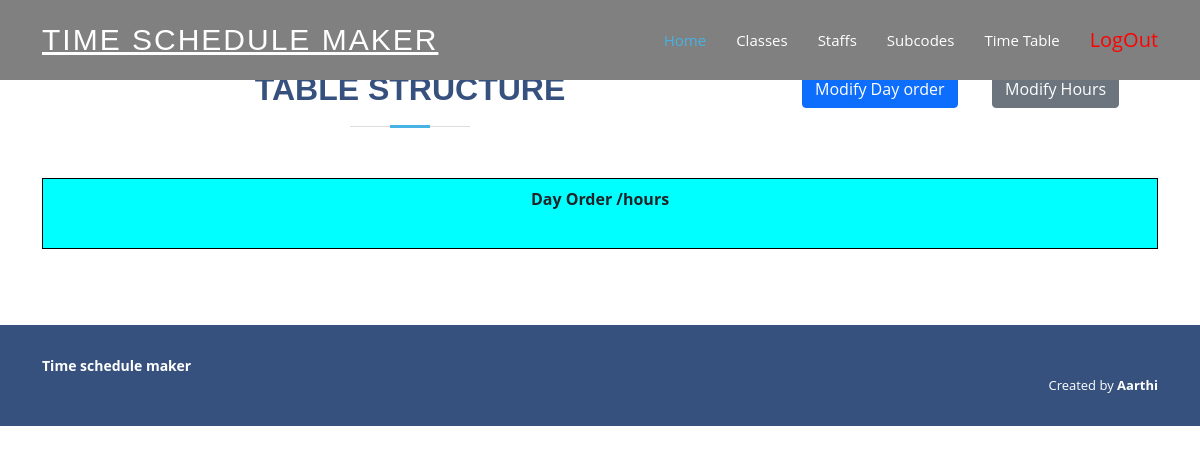
Page /admin (signed in) on the earlier database version.
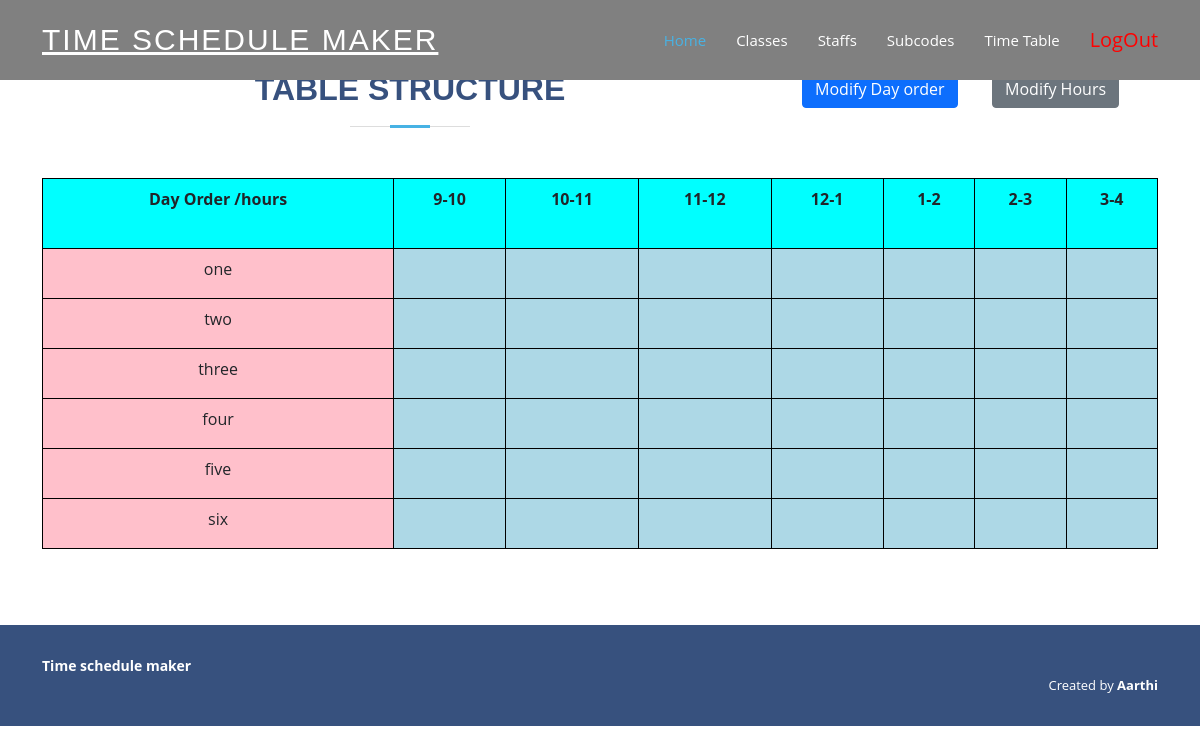
Same page on the later database version.
### tables this page shows
CREATE TABLE `hours` (
  `id` int(30) NOT NULL,
  `name` varchar(30) NOT NULL
);

CREATE TABLE `day_orders` (
  `id` int(30) NOT NULL,
  `name` varchar(30) NOT NULL
);

### admin/index.php (the view, shortened to what this page needs)
<?php require('../db.php');
 ?>
<!DOCTYPE html>
<html lang="en">
<head>
  <link href="../bootstrap/css/bootstrap.css" rel="stylesheet">
  <link href="../assets/vendor/bootstrap-icons/bootstrap-icons.css" rel="stylesheet">
  <link href="../assets/css/style.css" rel="stylesheet">
</head>
<body>
   <header id="header" class="fixed-top " style="background:gray;">
    <div class="container d-flex align-items-center">
      <h1 class="logo me-auto" style="text-align:center;"><a href="index.php?info=home"><u>Time schedule maker</u></a></h1>
       <nav id="navbar" class="navbar">
        <ul>
          <li><a class="nav-link scrollto active" href="index.php">Home</a></li>
          <li><a class="nav-link scrollto" href="index.php?info=classes">Classes</a></li>
          <li><a class="nav-link scrollto" href="index.php?info=staffs">Staffs</a></li>
          <li><a class="nav-link scrollto" href="index.php?info=subcodes">Subcodes</a></li>
          <li><a class="nav-link scrollto" href="index.php?info=time_table">Time Table</a></li>
          <li><a class="nav-link scrollto"  style="color:red;font-size:20px;"href="index.php?info=logout">LogOut</a></li>
        </ul>
      </nav>
    </div>
  </header>
  <main id="main">
  <?php
    @$info=$_GET['info'];
      if($info==""){
    ?>
  <section>
<div class="container" style="margin-top:10px;">
  <div class="row">
    <div class="col-md-8">
        <div class="section-title">
          <h2>Table Structure</h2>
        </div>
    </div>
    <div class="col-md-2">
         <button type="button" class="btn btn-primary" data-bs-toggle="modal" data-bs-target="#day_order">
              Modify Day order
          </button>
    </div>
    <div class="col-md-2">
    <button type="button" class="btn btn-secondary" data-bs-toggle="modal" data-bs-target="#hours">
              Modify Hours
          </button>
    </div>
  </div>
  <table class='table table-responsive table-bordered' style="border:1px solid black;">
     <tr style="background-color:aqua;height:70px;text-align:center;">
       <th>Day Order /hours</th>
      <?php
       $retrieve_hours_query = mysqli_query($con,"select * from hours");
      while($column = mysqli_fetch_array($retrieve_hours_query)){
        ?>
        <th><?php echo $column['name']?></th>
      <?php
      }
      ?>
     </tr>
     <?php
     $retrieve_day_order_query = mysqli_query($con,"select * from day_orders");
     while($row = mysqli_fetch_array($retrieve_day_order_query)){
     ?>
     <tr style="height:50px;">
       <td style="background-color:pink;text-align:center"><?php echo $row['name']?></td>
       <?php
       $retrieve_hours_query = mysqli_query($con,"select * from hours");
      while($column = mysqli_fetch_array($retrieve_hours_query)){
        ?>
        <td style="background-color:lightblue;"></td>
      <?php
      }
      ?>
     </tr>
     <?php
     }
     ?>
  </table>
</div>
</section>
    <?php
      }
    ?>
    </main>
      <footer id="footer">
  <div class="container footer-bottom clearfix">
      <div >
          <strong><span>Time schedule maker</span></strong>
      </div>
      <div class="credits">
        Created by <b>Aarthi</b>
      </div>
    </div>
  </footer>
 </body>
</html>

### assets/css/style.css (style rules this page uses)
body { font-family: "Open Sans", sans-serif; color: #444444; }
a { color: #47b2e4; text-decoration: none; }
h1, h2, h3, h4, h5, h6 { font-family: "Jost", sans-serif; }
#header { transition: all 0.5s; z-index: 997; padding: 15px 0; }
#header .logo { font-size: 30px; margin: 0; padding: 0; line-height: 1; font-weight: 500; letter-spacing: 2px; text-transform: uppercase; }
#header .logo a { color: #fff; }
.navbar { padding: 0; }
.navbar ul { margin: 0; padding: 0; display: flex; list-style: none; align-items: center; }
.navbar li { position: relative; }
.navbar a, .navbar a:focus { display: flex; align-items: center; justify-content: space-between; padding: 10px 0 10px 30px; font-size: 15px; font-weight: 500; color: #fff; white-space: nowrap; transition: 0.3s; }
.navbar a:hover, .navbar .active, .navbar .active:focus, .navbar li:hover>a { color: #47b2e4; }
section { padding: 60px 0; overflow: hidden; }
.section-title { text-align: center; padding-bottom: 30px; }
.section-title h2 { font-size: 32px; font-weight: bold; text-transform: uppercase; margin-bottom: 20px; padding-bottom: 20px; position: relative; color: #37517e; }
.section-title h2::before { content: ""; position: absolute; display: block; width: 120px; height: 1px; background: #ddd; bottom: 1px; left: calc(50% - 60px); }
.section-title h2::after { content: ""; position: absolute; display: block; width: 40px; height: 3px; background: #47b2e4; bottom: 0; left: calc(50% - 20px); }
#footer { font-size: 14px; background: #37517e; }
#footer .footer-bottom { padding-top: 30px; padding-bottom: 30px; color: #fff; }
#footer .credits { float: right; font-size: 13px; }

Differences in the rows shown:
added hours: name "9-10"
added hours: name "10-11"
added hours: name "11-12"
added hours: name "12-1"
added hours: name "1-2"
added hours: name "2-3"
added hours: name "3-4"
added day_orders: name "one"
added day_orders: name "two"
added day_orders: name "three"
added day_orders: name "four"
added day_orders: name "five"
added day_orders: name "six"
